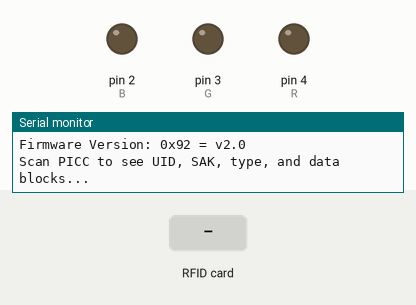
This sketch was run on a simulated Arduino Uno, built with avr-gcc and run on an emulated ATmega328P. Parts: output pins drawn as LEDs (lit = HIGH), the last lines printed to the serial monitor. The inputs (shaded band) are chosen by the test bench. Pins used as bus, display or sensor lines are not drawn.

Above: at 1.2 s.
1.3 s: RFID card 5E 7A 19 C4 held to the reader
At 1.8 s:
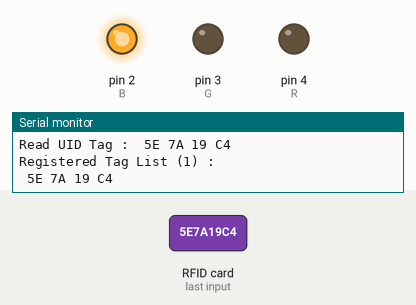
2.8 s: RFID card 5E 7A 19 C4 held to the reader
At 3.3 s:
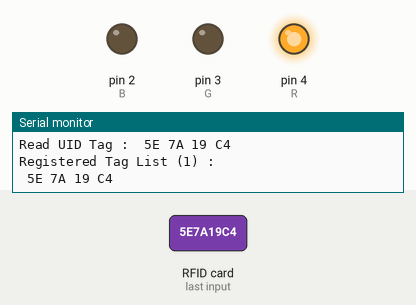
Timing chart, 0 to 5.8 s (numbered marks = the images above; inputs shaded):
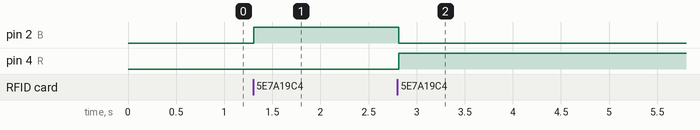

The sketch:

RFID.ino
```cpp
// (licence header left out)
#include <SPI.h>
#include <MFRC522.h>
#include <List.hpp>

#define RST_PIN         9          // Configurable, see typical pin layout above
#define SS_PIN          10         // Configurable, see typical pin layout above

List<MFRC522::Uid> tag_list;
// const byte MY_TAG[4] = {0xC3, 0xA3, 0xD5, 0x0F};
MFRC522 mfrc522(SS_PIN, RST_PIN);  // Create MFRC522 instance
const int R = 4;
const int G = 3;
const int B = 2;
void LED (bool r, bool g, bool b);

void setup() {
	Serial.begin(9600);		// Initialize serial communications with the PC
	while (!Serial);		// Do nothing if no serial port is opened (added for Arduinos based on ATMEGA32U4)
	SPI.begin();			// Init SPI bus
	mfrc522.PCD_Init();		// Init MFRC522
	delay(4);				// Optional delay. Some board do need more time after init to be ready, see Readme
	mfrc522.PCD_DumpVersionToSerial();	// Show details of PCD - MFRC522 Card Reader details
	Serial.println(F("Scan PICC to see UID, SAK, type, and data blocks..."));

  pinMode(R, OUTPUT);
  pinMode(G, OUTPUT);
  pinMode(B, OUTPUT);
}

void loop() {
	// Reset the loop if no new card present on the sensor/reader. This saves the entire process when idle.
	if ( ! mfrc522.PICC_IsNewCardPresent()) {
		return;
	}

	// Select one of the cards
	if ( ! mfrc522.PICC_ReadCardSerial()) {
		return;
	}

	// Dump debug info about the card; PICC_HaltA() is automatically called
	//mfrc522.PICC_DumpToSerial(&(mfrc522.uid));

  // Read UID
  Serial.print("Read UID Tag : ");
  for ( byte i = 0; i < mfrc522.uid.size; i++) {
    Serial.print(mfrc522.uid.uidByte[i] < 0x10 ? " 0" : " ");
    Serial.print(mfrc522.uid.uidByte[i], HEX);
  }
  Serial.println();

  // // Check UID
  // Serial.print(", Check UID Tag : ");
  // if (memcmp(mfrc522.uid.uidByte, MY_TAG, 4) == 0) {
  //   Serial.print("Valid");
  // }
  // else {
  //   Serial.print("Invalid");
  // }
  // Serial.println();

  // Register
  bool registered = false;
  for (int i = 0; i < tag_list.getSize(); i++) {
    if (memcmp(tag_list.get(i).uidByte, mfrc522.uid.uidByte, 4) == 0) {
      registered = true;
    }
  }

  if (!registered) {
    LED (0,0,1);
    mfrc522.PICC_DumpToSerial(&(mfrc522.uid));
    tag_list.addLast(mfrc522.uid);
  }
  else {
    LED (1,0,0);
    mfrc522.PICC_DumpToSerial(&(mfrc522.uid));
  }

  // Print Tag List
  Serial.print("Registered Tag List (");
  Serial.print(tag_list.getSize());
  Serial.print(") :");
  Serial.println();

  for (int i = 0; i < tag_list.getSize(); i++) {
    for (byte j = 0; j < 4; j++) {
      Serial.print(tag_list.get(i).uidByte[j] < 0x10 ? " 0" : " ");
      Serial.print(tag_list.get(i).uidByte[j], HEX);
    }
    Serial.println();
  }
  delay(1000);
}


void LED (bool r, bool g, bool b) {
  digitalWrite(R, r);
  digitalWrite(G, g);
  digitalWrite(B, b);
}
```

Measured:
- after the input at 1.3 s, pin 2 (B): LOW → HIGH at once
- after the input at 2.8 s, pin 2 (B): HIGH → LOW at once; pin 4 (R): LOW → HIGH at once
